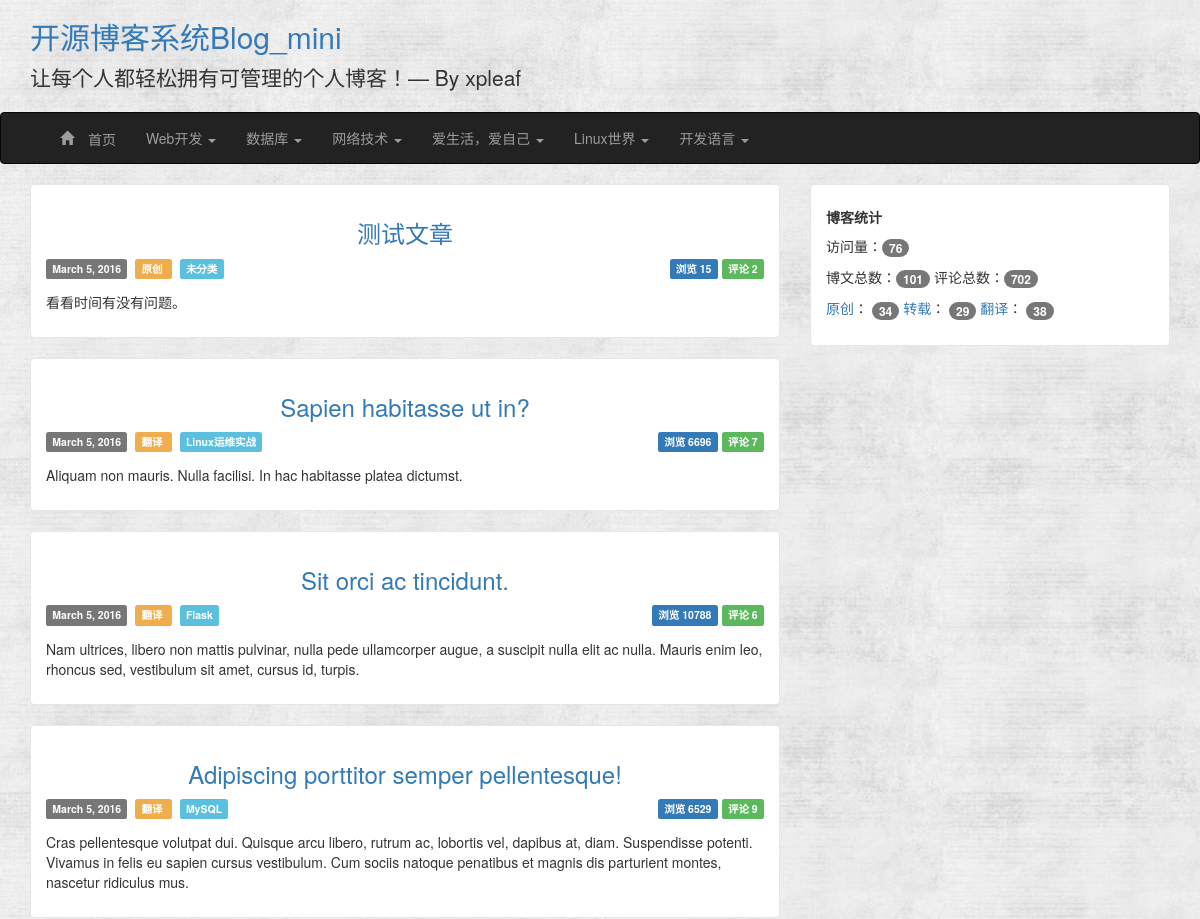
Before: / (upper part) with the older database file.
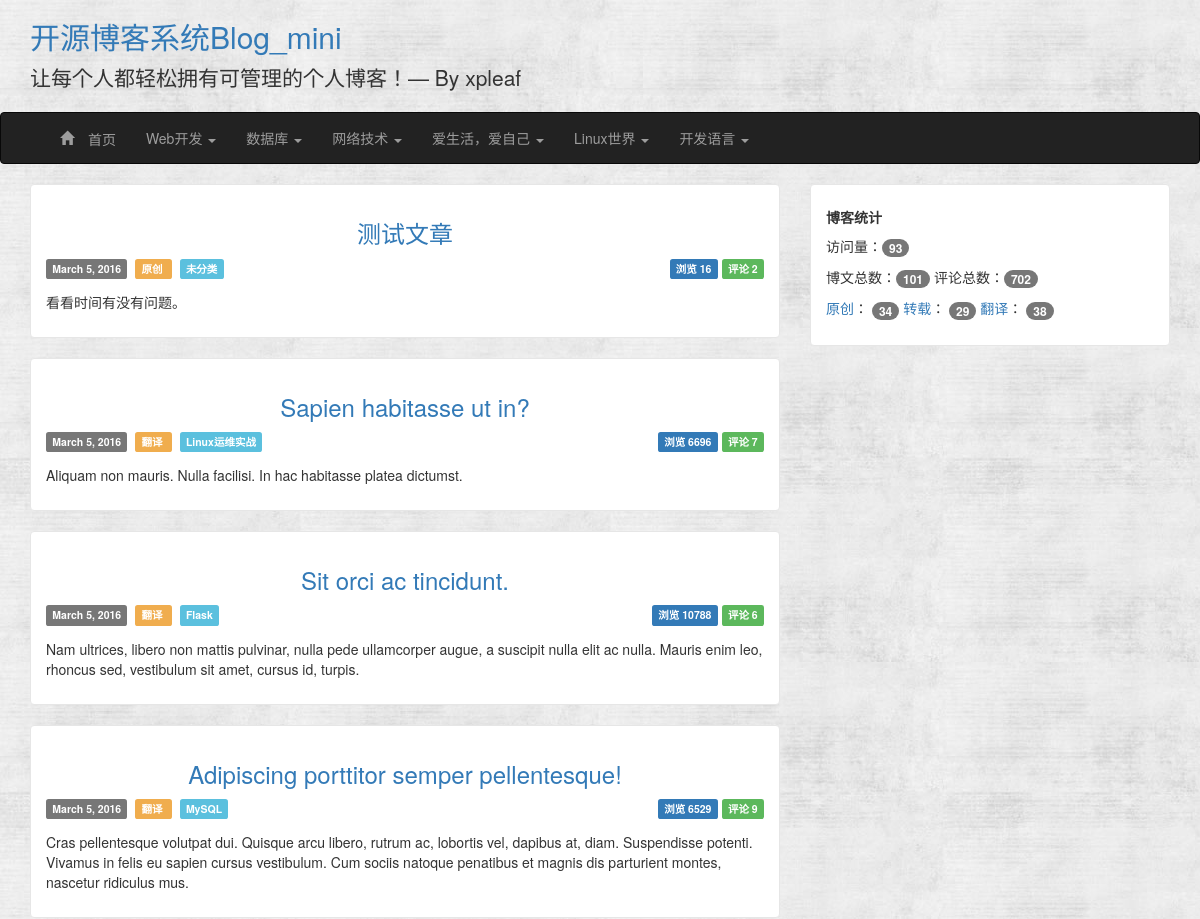
After: the same page with the newer database file.
### app/models.py (models this page shows, shortened)
class BlogInfo(db.Model):
    __tablename__ = 'blog_info'
    id = db.Column(db.Integer, primary_key=True)
    title = db.Column(db.String(64))
    signature = db.Column(db.String(128))
    navbar = db.Column(db.String(64))

class Menu(db.Model):
    __tablename__ = 'menus'
    id = db.Column(db.Integer, primary_key=True)
    name = db.Column(db.String(64), unique=True)
    types = db.relationship('ArticleType', backref='menu', lazy='dynamic')
    order = db.Column(db.Integer, default=0, nullable=False)

class Article(db.Model):
    __tablename__ = 'articles'
    id = db.Column(db.Integer, primary_key=True)
    title = db.Column(db.String(64), unique=True)
    content = db.Column(db.Text)
    summary = db.Column(db.Text)
    create_time = db.Column(db.DateTime, index=True, default=datetime.utcnow)
    update_time = db.Column(db.DateTime, index=True, default=datetime.utcnow)
    num_of_view = db.Column(db.Integer, default=0)
    articleType_id = db.Column(db.Integer, db.ForeignKey('articleTypes.id'))
    source_id = db.Column(db.Integer, db.ForeignKey('sources.id'))
    comments = db.relationship('Comment', backref='article', lazy='dynamic')

class Source(db.Model):
    __tablename__ = 'sources'
    id = db.Column(db.Integer, primary_key=True)
    name = db.Column(db.String(64), unique=True)
    articles = db.relationship('Article', backref='source', lazy='dynamic')

class ArticleType(db.Model):
    __tablename__ = 'articleTypes'
    id = db.Column(db.Integer, primary_key=True)
    name = db.Column(db.String(64), unique=True)
    introduction = db.Column(db.String(128), default=None)
    articles = db.relationship('Article', backref='articleType', lazy='dynamic')
    menu_id = db.Column(db.Integer, db.ForeignKey('menus.id'), default=-1)
    setting_id = db.Column(db.Integer, db.ForeignKey('articleTypeSettings.id'))
    @property
    def is_hide(self):
        if self.setting:
            return self.setting.hide
        else:
            return False

class Plugin(db.Model):
    __tablename__ = 'plugins'
    id = db.Column(db.Integer, primary_key=True)
    title = db.Column(db.String(64), unique=True)
    note = db.Column(db.String(128), default='')
    content = db.Column(db.String(), default='')
    order = db.Column(db.Integer, default=0)
    disabled = db.Column(db.Boolean, default=False)

class BlogView(db.Model):
    __tablename__ = 'blog_view'
    id = db.Column(db.Integer, primary_key=True)
    num_of_view = db.Column(db.BigInteger, default=0)
    @staticmethod
    def add_view(db):
        view = BlogView.query.first()
        view.num_of_view += 1
        db.session.add(view)
        db.session.commit()

### app/main/views.py (the view)
@main.route('/')
def index():
    BlogView.add_view(db)
    page = request.args.get('page', 1, type=int)
    pagination = Article.query.order_by(Article.create_time.desc()).paginate(
            page, per_page=current_app.config['ARTICLES_PER_PAGE'],
            error_out=False)
    articles = pagination.items
    return render_template('index.html', articles=articles,
                           pagination=pagination, endpoint='.index')

### app/templates/index.html (shortened to what this page needs)
{% extends 'base.html' %}
{% import "_macros.html" as macros %}
{% block content %}
    {% include "_article_entry.html" %}
{% endblock %}

### app/templates/base.html (shortened to what this page needs)
<!DOCTYPE html>
<html lang="en">
<head>
    {% block stylesheet %}
        <link href="{{ url_for('static', filename='css/bootstrap.css') }}" rel="stylesheet">
        <link href="{{ url_for('static', filename='css/common.css') }}" rel="stylesheet">
    {% endblock %}
</head>
<body>
<header>
    <div class='header-top'>
        <div class="container">
            <h2  class="blog-title"><a href="{{ url_for('main.index') }}">{{ BlogInfo.query.first().title }}</a></h2>
            <p class="lead signature">
                {{ BlogInfo.query.first().signature }}
            </p>
        </div>
    </div>
    <nav class="navbar navbar-{{ BlogInfo.query.first().navbar }}" role="navigation">
        <div class="container">
            <div class="collapse navbar-collapse">
                <ul class="nav navbar-nav">
                    <li class=""><a href="/"><span class="glyphicon glyphicon-home"> 首页</span></a></li>
                    {% for menu in Menu.query.order_by(Menu.order.asc()).all() %}
                        {% if menu.types.count() %}
                            <li class="dropdown">
                                <a href="#" class="dropdown-toggle" data-toggle="dropdown">{{ menu.name }} <b
                                        class="caret"></b></a>
                            </li>
                        {% endif %}
                    {% endfor %}
                </ul>
            </div>
        </div>
    </nav>
</header>
{% block Content %}
    <div class="content">
        <div class="container">
            <div class="row">
                <div class="col-md-8 article">
                    {% block content %}
                    {% endblock %}
                </div>
                <div class="col-md-4 blog_nav">
                    {% block blog_nav_plugin %}
                        {% for plugin in Plugin.query.order_by(Plugin.order.asc()).all() %}
                            {% if plugin.disabled != True %}
                                {% if plugin.content != 'system_plugin' %}
                                    <div id="{{ plugin.title }}" class="entry-box">
                                        <h5><strong>{{ plugin.title }}</strong></h5>
                                        {{ plugin.content | safe }}
                                    </div>
                                {% else %}
                                    <div class="entry-box">
                                        <h5><strong>博客统计</strong></h5>
                                        <p>访问量：<span class="badge">{{ BlogView.query.first().num_of_view }}</span></p>
                                        <p>
                                            博文总数：<span class="badge">{{ Article.query.count() }}</span>
                                            评论总数：<span class="badge">{{ Comment.query.count() }}</span>
                                        </p>
                                        <p>
                                            {% for source in Source.query.all() %}
                                                <a href="{{ url_for('main.article_sources', id=source.id) }}">{{ source.name }}</a>：
                                                <span class="badge">{{ source.articles.count() }}</span>
                                            {% endfor %}
                                        </p>
                                    </div>
                                {% endif %}
                            {% endif %}
                        {% endfor %}
                    {% endblock %}
                </div>
            </div>
        </div>
    </div>
{% endblock %}
</body>
</html>

### app/templates/_article_entry.html
{% for article in articles %}
    <div id='article-entry' class="entry-box">
    {% include '_article_info.html' %}
    </div>
{% endfor %}

### app/templates/_article_info.html
<div class="article-entry-header">
    <h3 class="article-entry-title">
        <a href="{{ url_for('.articleDetails', id=article.id) }}">{{ article.title }}</a>
    </h3>
</div>
<div class="article-entry-info">
    <div class="base-info">
        <span class="label label-default">{{ moment(article.create_time.date()).format('LL') }}</span>&nbsp;
        <span class="label label-warning">
            <a href="{{ url_for('main.article_sources', id=article.source.id) }}" target="_blank" style="color: white">
                {{ article.source.name }}
            </a>
        </span>&nbsp;
        <span class="label label-info">
            <a href="{{ url_for('main.articleTypes', id=article.articleType.id) }}" target="_blank" style="color: white">
                {{ article.articleType.name }}
            </a>
        </span>
    </div>
    <div class="main-info">
        <span class="label label-primary">浏览 {{ article.num_of_view }}</span>
        <span class="label label-success">评论 {{ article.comments.count() }}</span>
    </div>
</div>
<div class="article-entry-sum">
    <p>{{ article.summary }}</p>
</div>

### app/static/css/common.css (style rules this page uses)
body { background: url('../images/background.jpg'); }
.blog-title a:link { text-decoration: none; }
.signature { padding-left: 0px; }
.content { min-height: 800px; }
.entry-box { background: #fff; padding: 15px; margin-bottom: 20px; border: 1px solid #e6e6e6; border-radius: 4px; }
.article-entry-header { margin: 0; padding: 0; border: 0; font: inherit; vertical-align: baseline; }
.article-entry-title { text-align: center; margin-bottom: 10px; }
.article-entry-title a { text-decoration: none; }
.article-entry-info { height: 35px; }
.article-entry-info .base-info { float: left; }
.article-entry-info .main-info { float: right; }

Changed rows visible on the page:
changed Article "测试文章": num_of_view "15" → "16"
changed BlogView: query.first "76" → "93"
